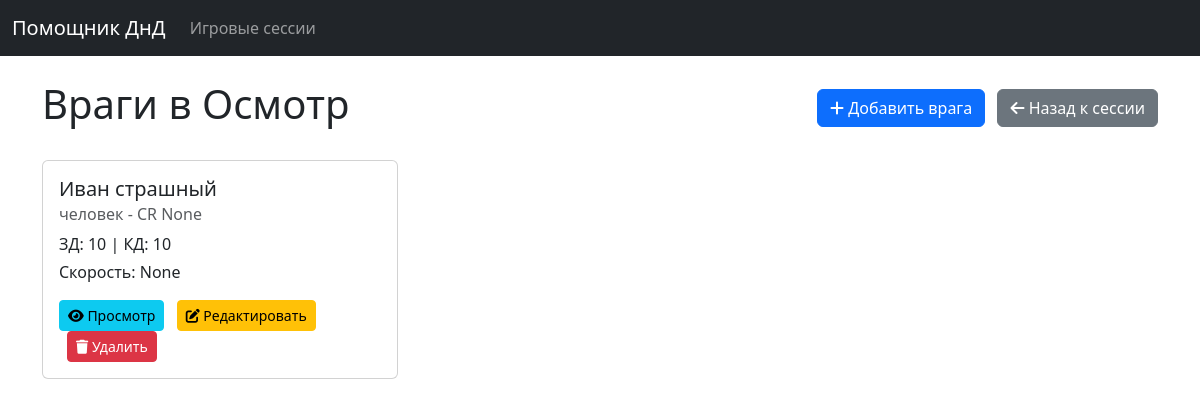
Page /session/1/enemies/ on the committed database.
### campaign_manager/models.py (models this page shows, shortened)
class GameSession(models.Model):
    name = models.CharField(max_length=255)
    description = models.TextField(blank=True)
    created_at = models.DateTimeField(auto_now_add=True)

class Character(models.Model):
    name = models.CharField(max_length=255)
    strength = models.PositiveIntegerField(default=10)
    dexterity = models.PositiveIntegerField(default=10)
    constitution = models.PositiveIntegerField(default=10)
    intelligence = models.PositiveIntegerField(default=10)
    wisdom = models.PositiveIntegerField(default=10)
    charisma = models.PositiveIntegerField(default=10)
    armor_class = models.PositiveIntegerField(default=10)
    max_hp = models.PositiveIntegerField(default=10)
    size = models.CharField(max_length=50, blank=True, null=True)
    creature_type = models.CharField(max_length=100, blank=True, null=True)
    source = models.CharField(max_length=100, blank=True, null=True)
    damage_immunities = models.TextField(blank=True, null=True)
    condition_immunities = models.TextField(blank=True, null=True)
    senses = models.TextField(blank=True, null=True)
    languages = models.TextField(blank=True, null=True)
    challenge_rating = models.CharField(max_length=50, blank=True, null=True)
    actions_description = models.TextField(blank=True, null=True)
    description = models.TextField(blank=True, null=True)
    race = models.CharField(max_length=100, blank=True, null=True)
    proficiency_bonus = models.PositiveIntegerField(default=2)
    speed = models.CharField(max_length=50, blank=True, null=True)
    traits_description = models.TextField(blank=True, null=True)
    proficiencies_description = models.TextField(blank=True, null=True)
    equipment_description = models.TextField(blank=True, null=True)
    attacks_description = models.TextField(blank=True, null=True)
    coins_description = models.TextField(blank=True, null=True)
    resources_description = models.TextField(blank=True, null=True)
    class Meta:
        abstract = True

class Enemy(Character):
    game_session = models.ForeignKey(GameSession, on_delete=models.CASCADE, related_name='enemies')

### campaign_manager/views.py (the view)
# urls.py: path('session/<int:game_session_pk>/enemies/', views.enemy_list, name='enemy_list'),
def enemy_list(request, game_session_pk):
    game_session = get_object_or_404(GameSession, pk=game_session_pk)
    enemies = Enemy.objects.filter(game_session=game_session)
    return render(request, 'campaign_manager/enemy_list.html', {'game_session': game_session, 'enemies': enemies})

### campaign_manager/templates/campaign_manager/enemy_list.html (shortened to what this page needs)
{% extends 'campaign_manager/base.html' %}
{% load i18n %}
{% block content %}
    <div class="d-flex justify-content-between align-items-center mb-4">
        <h1>{% trans "Enemies in" %} {{ game_session.name }}</h1>
        <div>
            <a href="{% url 'enemy_create' game_session.pk %}" class="btn btn-primary"><i class="fas fa-plus"></i> {% trans "Add Enemy" %}</a>
            <a href="{% url 'game_session_detail' game_session.pk %}" class="btn btn-secondary ms-2"><i class="fas fa-arrow-left"></i> {% trans "Back to Session" %}</a>
        </div>
    </div>
    <div class="row">
        {% for enemy in enemies %}
            <div class="col-md-4 mb-4">
                <div class="card h-100">
                    <div class="card-body d-flex flex-column">
                        <h5 class="card-title">{{ enemy.name }}</h5>
                        <h6 class="card-subtitle mb-2 text-muted">{{ enemy.creature_type }} - CR {{ enemy.challenge_rating }}</h6>
                        <p class="card-text mb-1">{% trans "HP:" %} {{ enemy.max_hp }} | {% trans "AC:" %} {{ enemy.armor_class }}</p>
                        <p class="card-text mb-3">{% trans "Speed:" %} {{ enemy.speed }}</p>
                        <div class="mt-auto">
                            <a href="{% url 'enemy_detail' enemy.pk %}" class="btn btn-sm btn-info"><i class="fas fa-eye"></i> {% trans "View" %}</a>
                            <a href="{% url 'enemy_update' enemy.pk %}" class="btn btn-sm btn-warning ms-2"><i class="fas fa-edit"></i> {% trans "Edit" %}</a>
                            <a href="{% url 'enemy_delete' enemy.pk %}" class="btn btn-sm btn-danger ms-2"><i class="fas fa-trash"></i> {% trans "Delete" %}</a>
                        </div>
                    </div>
                </div>
            </div>
        {% empty %}
            <div class="col">
                <p>{% trans "No enemies yet." %}</p>
            </div>
        {% endfor %}
    </div>
{% endblock %}

### rows in the picture
GameSession: name "Осмотр"
Enemy: name "Иван страшный", creature_type "человек", challenge_rating "None", max_hp "10", armor_class "10", speed "None"
